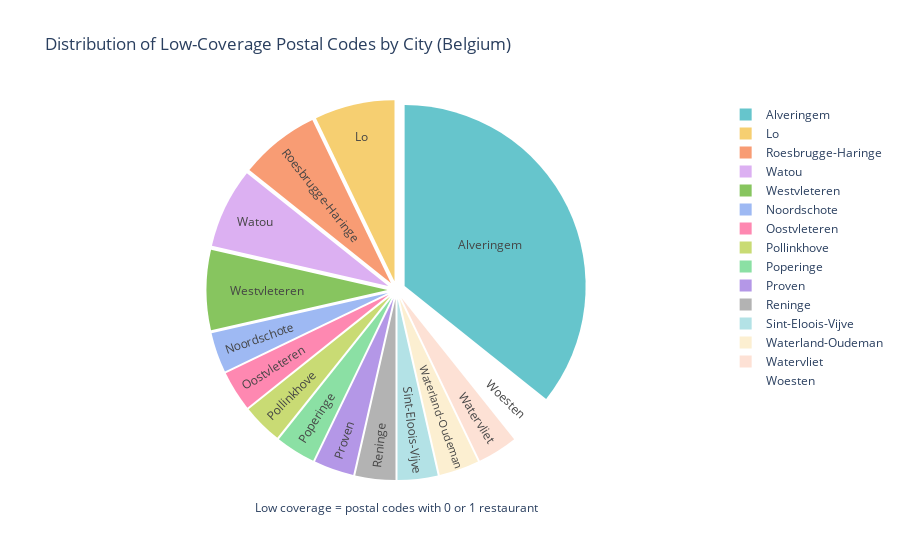

Notebook cell for this chart:
### Code cell
import plotly.express as px

# Aggregate postal codes per city as a comma-separated string
city_counts = (
    low_coverage_df.groupby("city", as_index=False)
    .agg(
        low_coverage_postcodes_count=("postalCode", "count"),
        postal_codes=("postalCode", lambda x: ", ".join(map(str, x)))
    )
)

# Create interactive pie chart
fig = px.pie(
    city_counts,
    names="city",
    values="low_coverage_postcodes_count",
    title="Distribution of Low-Coverage Postal Codes by City (Belgium)",
    color_discrete_sequence=px.colors.qualitative.Pastel,
    custom_data=["postal_codes"]  # include postal codes for hover
)

# Show labels inside (city only) and display postal codes on hover
fig.update_traces(
    textposition='inside',
    textinfo='label',  # only show city name
    pull=[0.05]*len(city_counts),
    hovertemplate="<b>%{label}</b><br>Low-coverage postcodes: %{value}<br>Postal Codes: %{customdata[0]}"
)

# Add annotation explaining "low coverage"
fig.add_annotation(
    text="Low coverage = postal codes with 0 or 1 restaurant",
    xref="paper", yref="paper",
    x=0.5, y=-0.1,  # position below chart
    showarrow=False,
    font=dict(size=12)
)

fig.show()

### Figure 1 — Plotly figure (JSON) as saved in the notebook; plotly's stock layout.template omitted (floating-point values rounded to 4 significant figures)
{"data": [{"customdata": [["8690, 8690, 8690, 8691, 8691, 8691, 8691, 8691, 8691, 8691"], ["8647, 8647"], ["8647"], ["8640"], ["8647"], ["8972"], ["8972"], ["8647"], ["8972, 8972"], ["8193"], ["9988"], ["9988"], ["8978, 8978"], ["8640, 8640"], ["8640"]], "domain": {"x": [0, 1], "y": [0, 1]}, "hovertemplate": "<b>%{label}</b><br>Low-coverage postcodes: %{value}<br>Postal Codes: %{customdata[0]}", "labels": ["Alveringem", "Lo", "Noordschote", "Oostvleteren", "Pollinkhove", "Poperinge", "Proven", "Reninge", "Roesbrugge-Haringe", "Sint-Eloois-Vijve", "Waterland-Oudeman", "Watervliet", "Watou", "Westvleteren", "Woesten"], "legendgroup": "", "name": "", "pull": [0.05, 0.05, 0.05, 0.05, 0.05, 0.05, 0.05, 0.05, 0.05, 0.05, 0.05, 0.05, 0.05, 0.05, 0.05], "showlegend": true, "textinfo": "label", "textposition": "inside", "type": "pie", "values": [10, 2, 1, 1, 1, 1, 1, 1, 2, 1, 1, 1, 2, 2, 1]}], "layout": {"annotations": [{"font": {"size": 12}, "showarrow": false, "text": "Low coverage = postal codes with 0 or 1 restaurant", "x": 0.5, "xref": "paper", "y": -0.1, "yref": "paper"}], "legend": {"tracegroupgap": 0}, "piecolorway": ["rgb(102, 197, 204)", "rgb(246, 207, 113)", "rgb(248, 156, 116)", "rgb(220, 176, 242)", "rgb(135, 197, 95)", "rgb(158, 185, 243)", "rgb(254, 136, 177)", "rgb(201, 219, 116)", "rgb(139, 224, 164)", "rgb(180, 151, 231)", "rgb(179, 179, 179)"], "title": {"text": "Distribution of Low-Coverage Postal Codes by City (Belgium)"}}}
